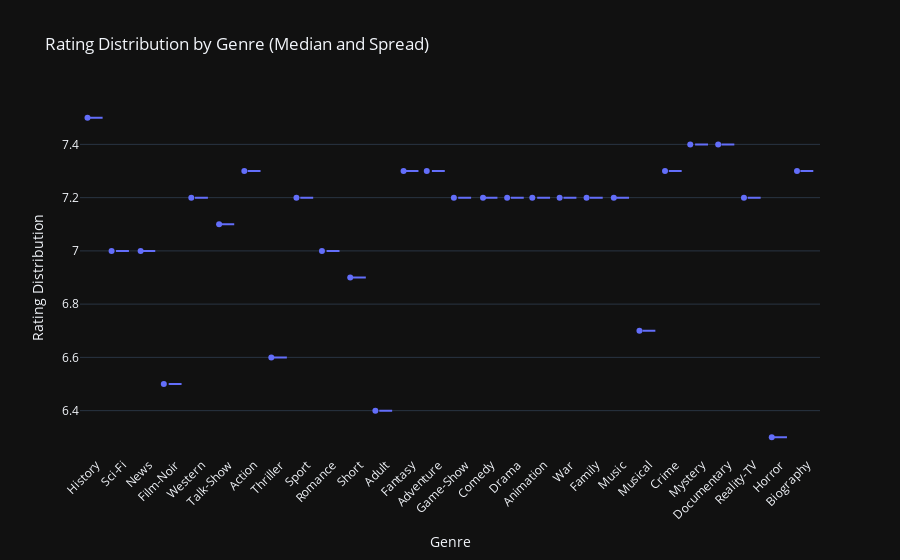

Notebook code for this chart:
### Code cell
# Collect the data and convert to pandas DataFrame
rating_distribution_df = rating_distribution.collect().to_pandas()

# Create a box plot to show the rating distribution by genre
fig = px.box(
    rating_distribution_df,
    x="genres",
    y="medianRating",
    title="Rating Distribution by Genre (Median and Spread)",
    labels={"genres": "Genre", "medianRating": "Median Rating"},
    points="all"  # Show all data points for better spread indication
)

# Customize layout
fig.update_layout(
    xaxis_tickangle=-45,  # Rotate x-axis labels for readability
    yaxis_title="Rating Distribution",
    template=theme  # Change the theme if desired
)

# Show the plot
fig.show()

### Figure 1 — Plotly figure (JSON) as saved in the notebook; plotly's stock layout.template omitted (floating-point values rounded to 4 significant figures)
{"data": [{"alignmentgroup": "True", "boxpoints": "all", "hovertemplate": "Genre=%{x}<br>Median Rating=%{y}<extra></extra>", "legendgroup": "", "marker": {"color": "#636efa"}, "name": "", "notched": false, "offsetgroup": "", "orientation": "v", "showlegend": false, "type": "box", "x": ["History", null, "Sci-Fi", "News", "Film-Noir", "Western", "Talk-Show", "Action", "Thriller", "Sport", "Romance", "Short", "Adult", "Fantasy", "Adventure", "Game-Show", "Comedy", "Drama", "Animation", "War", "Family", "Music", "Musical", "Crime", "Mystery", "Documentary", "Reality-TV", "Horror", "Biography"], "x0": " ", "xaxis": "x", "y": [7.5, 6.6, 7, 7, 6.5, 7.2, 7.1, 7.3, 6.6, 7.2, 7, 6.9, 6.4, 7.3, 7.3, 7.2, 7.2, 7.2, 7.2, 7.2, 7.2, 7.2, 6.7, 7.3, 7.4, 7.4, 7.2, 6.3, 7.3], "y0": " ", "yaxis": "y"}], "layout": {"boxmode": "group", "legend": {"tracegroupgap": 0}, "title": {"text": "Rating Distribution by Genre (Median and Spread)"}, "xaxis": {"anchor": "y", "domain": [0, 1], "tickangle": -45, "title": {"text": "Genre"}}, "yaxis": {"anchor": "x", "domain": [0, 1], "title": {"text": "Rating Distribution"}}}}
